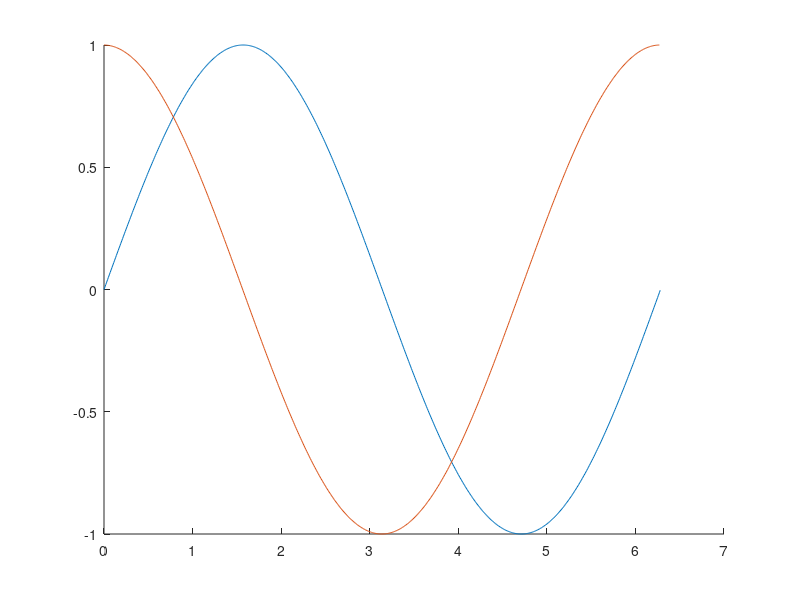

The MATLAB source for this figure:
clc;
clear;
close all;

x0 = pi / 2;
h = 0.01;
x = 0:h:2 * pi;
y = sin(x);
m = diff(y) ./ diff(x);


hold on;
plot(x, y);
plot(x(1:end - 1), m);
